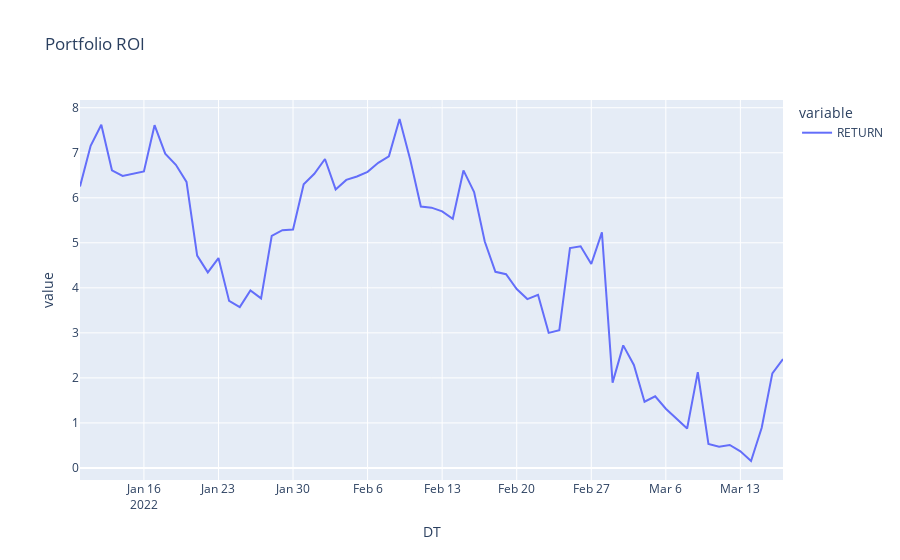

The cell this chart's notebook holds for it:
### Code cell
# GET PORTFOLIO EVOLUTION FROM START_DT
ref_cost = reporter.get_portfolio_info(1, now_)['cost']
df_evolution = pd.DataFrame()
df_evolution['DT'] = list(utils.daterange(START_DT, now_))
df_evolution['RETURN'] = df_evolution['DT'].apply(lambda x: reporter.get_portfolio_info(1, x, ref_cost=ref_cost)['profit_perc'])
px.line(df_evolution, x='DT', y=['RETURN'], title='Portfolio ROI')
